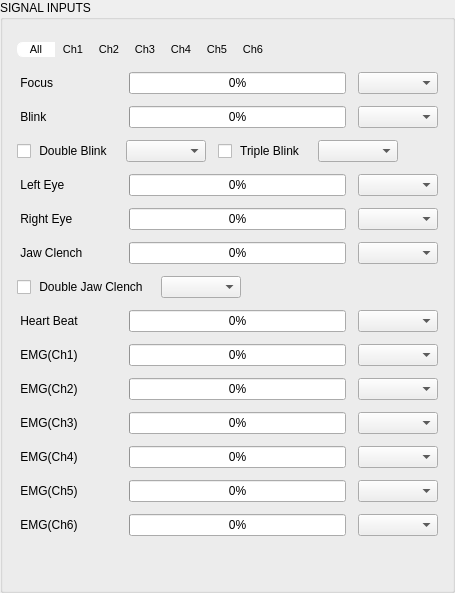
       <widget class="QGroupBox" name="inputsGroup">
        <property name="sizePolicy">
         <sizepolicy hsizetype="Expanding" vsizetype="Expanding">
          <horstretch>1</horstretch>
          <verstretch>0</verstretch>
         </sizepolicy>
        </property>
        <property name="title">
         <string>SIGNAL INPUTS</string>
        </property>
        <layout class="QVBoxLayout" name="inputsVLayout">
         <property name="spacing">
          <number>12</number>
         </property>
         <property name="leftMargin">
          <number>14</number>
         </property>
         <property name="topMargin">
          <number>20</number>
         </property>
         <property name="rightMargin">
          <number>14</number>
         </property>
         <property name="bottomMargin">
          <number>14</number>
         </property>
         <item>
          <layout class="QHBoxLayout" name="selRowInput">
           <property name="spacing">
            <number>0</number>
           </property>
           <item>
            <widget class="QPushButton" name="btnSel_Input_All">
             <property name="styleSheet">
              <string notr="true">QPushButton{border-right:none;border-top-left-radius:6px;border-bottom-left-radius:6px;border-top-right-radius:0;border-bottom-right-radius:0;min-width:36px;font-size:11px;}QPushButton:checked{background-color:#ffffff;color:#000000;border:1px solid #ffffff;}QPushButton:checked:disabled{background-color:#0d0d0d;color:#333333;border:1px solid #1e1e1e;}</string>
             </property>
             <property name="text">
              <string>All</string>
             </property>
             <property name="checkable">
              <bool>true</bool>
             </property>
             <property name="checked">
              <bool>true</bool>
             </property>
            </widget>
           </item>
           <item>
            <widget class="QPushButton" name="btnSel_Input_Ch1">
             <property name="styleSheet">
              <string notr="true">QPushButton{border-left:none;border-right:none;border-radius:0;min-width:36px;font-size:11px;}QPushButton:checked{background-color:#ffffff;color:#000000;border:1px solid #ffffff;}QPushButton:checked:disabled{background-color:#0d0d0d;color:#333333;border:1px solid #1e1e1e;}</string>
             </property>
             <property name="text">
              <string>Ch1</string>
             </property>
             <property name="checkable">
              <bool>true</bool>
             </property>
            </widget>
           </item>
           <item>
            <widget class="QPushButton" name="btnSel_Input_Ch2">
             <property name="styleSheet">
              <string notr="true">QPushButton{border-left:none;border-right:none;border-radius:0;min-width:36px;font-size:11px;}QPushButton:checked{background-color:#ffffff;color:#000000;border:1px solid #ffffff;}QPushButton:checked:disabled{background-color:#0d0d0d;color:#333333;border:1px solid #1e1e1e;}</string>
             </property>
             <property name="text">
              <string>Ch2</string>
             </property>
             <property name="checkable">
              <bool>true</bool>
             </property>
            </widget>
           </item>
           <item>
            <widget class="QPushButton" name="btnSel_Input_Ch3">
             <property name="styleSheet">
              <string notr="true">QPushButton{border-left:none;border-right:none;border-radius:0;min-width:36px;font-size:11px;}QPushButton:checked{background-color:#ffffff;color:#000000;border:1px solid #ffffff;}QPushButton:checked:disabled{background-color:#0d0d0d;color:#333333;border:1px solid #1e1e1e;}</string>
             </property>
             <property name="text">
              <string>Ch3</string>
             </property>
             <property name="checkable">
              <bool>true</bool>
             </property>
            </widget>
           </item>
           <item>
            <widget class="QPushButton" name="btnSel_Input_Ch4">
             <property name="styleSheet">
              <string notr="true">QPushButton{border-left:none;border-right:none;border-radius:0;min-width:36px;font-size:11px;}QPushButton:checked{background-color:#ffffff;color:#000000;border:1px solid #ffffff;}QPushButton:checked:disabled{background-color:#0d0d0d;color:#333333;border:1px solid #1e1e1e;}</string>
             </property>
             <property name="text">
              <string>Ch4</string>
             </property>
             <property name="checkable">
              <bool>true</bool>
             </property>
            </widget>
           </item>
           <item>
            <widget class="QPushButton" name="btnSel_Input_Ch5">
             <property name="styleSheet">
              <string notr="true">QPushButton{border-left:none;border-right:none;border-radius:0;min-width:36px;font-size:11px;}QPushButton:checked{background-color:#ffffff;color:#000000;border:1px solid #ffffff;}QPushButton:checked:disabled{background-color:#0d0d0d;color:#333333;border:1px solid #1e1e1e;}</string>
             </property>
             <property name="text">
              <string>Ch5</string>
             </property>
             <property name="checkable">
              <bool>true</bool>
             </property>
            </widget>
           </item>
           <item>
            <widget class="QPushButton" name="btnSel_Input_Ch6">
             <property name="styleSheet">
              <string notr="true">QPushButton{border-left:none;border-top-left-radius:0;border-bottom-left-radius:0;border-top-right-radius:6px;border-bottom-right-radius:6px;min-width:36px;font-size:11px;}QPushButton:checked{background-color:#ffffff;color:#000000;border:1px solid #ffffff;}QPushButton:checked:disabled{background-color:#0d0d0d;color:#333333;border:1px solid #1e1e1e;}</string>
             </property>
             <property name="text">
              <string>Ch6</string>
             </property>
             <property name="checkable">
              <bool>true</bool>
             </property>
            </widget>
           </item>
           <item>
            <spacer name="spacerSelInput">
             <property name="orientation">
              <enum>Qt::Orientation::Horizontal</enum>
             </property>
             <property name="sizeHint" stdset="0">
              <size>
               <width>20</width>
               <height>20</height>
              </size>
             </property>
            </spacer>
           </item>
          </layout>
         </item>
         <item>
          <layout class="QHBoxLayout" name="hLayoutFocus">
           <property name="spacing">
            <number>12</number>
           </property>
           <item>
            <widget class="QLabel" name="lblFocus">
             <property name="minimumSize">
              <size>
               <width>100</width>
               <height>0</height>
              </size>
             </property>
             <property name="text">
              <string> Focus</string>
             </property>
            </widget>
           </item>
           <item>
            <widget class="QProgressBar" name="pbFocus">
             <property name="value">
              <number>0</number>
             </property>
            </widget>
           </item>
           <item>
            <widget class="QComboBox" name="cmbFocus">
             <property name="minimumSize">
              <size>
               <width>80</width>
               <height>0</height>
              </size>
             </property>
            </widget>
           </item>
          </layout>
         </item>
         <item>
          <layout class="QHBoxLayout" name="hLayoutBlink">
           <property name="spacing">
            <number>12</number>
           </property>
           <item>
            <widget class="QLabel" name="lblBlink">
             <property name="minimumSize">
              <size>
               <width>100</width>
               <height>0</height>
              </size>
             </property>
             <property name="text">
              <string> Blink</string>
             </property>
            </widget>
           </item>
           <item>
            <widget class="QProgressBar" name="pbBlink">
             <property name="value">
              <number>0</number>
             </property>
            </widget>
           </item>
           <item>
            <widget class="QComboBox" name="cmbBlink">
             <property name="minimumSize">
              <size>
               <width>80</width>
               <height>0</height>
              </size>
             </property>
            </widget>
           </item>
          </layout>
          </item>
          <item>
           <layout class="QHBoxLayout" name="hLayoutBlinkSub">
            <property name="spacing">
             <number>12</number>
            </property>
            <item>
             <widget class="QCheckBox" name="grpDoubleBlink">
              <property name="text">
               <string> Double Blink</string>
              </property>
              <property name="checked">
               <bool>false</bool>
              </property>
             </widget>
            </item>
            <item>
             <widget class="QComboBox" name="cmbDoubleBlink">
              <property name="minimumSize">
               <size>
                <width>80</width>
                <height>0</height>
               </size>
              </property>
             </widget>
            </item>
            <item>
             <widget class="QCheckBox" name="grpTripleBlink">
              <property name="text">
               <string> Triple Blink</string>
              </property>
              <property name="checked">
               <bool>false</bool>
              </property>
             </widget>
            </item>
            <item>
             <widget class="QComboBox" name="cmbTripleBlink">
              <property name="minimumSize">
               <size>
                <width>80</width>
                <height>0</height>
               </size>
              </property>
             </widget>
            </item>
            <item>
             <spacer name="spacerBlinkSub">
              <property name="orientation">
               <enum>Qt::Horizontal</enum>
              </property>
              <property name="sizeHint" stdset="0">
               <size>
                <width>40</width>
                <height>20</height>
               </size>
              </property>
             </spacer>
            </item>
           </layout>
          </item>
          <item>
           <layout class="QHBoxLayout" name="hLayoutLeftEye">
           <property name="spacing">
            <number>12</number>
           </property>
           <item>
            <widget class="QLabel" name="lblLeftEye">
             <property name="minimumSize">
              <size>
               <width>100</width>
               <height>0</height>
              </size>
             </property>
             <property name="text">
              <string> Left Eye</string>
             </property>
            </widget>
           </item>
           <item>
            <widget class="QProgressBar" name="pbLeftEye">
             <property name="value">
              <number>0</number>
             </property>
            </widget>
           </item>
           <item>
            <widget class="QComboBox" name="cmbLeftEye">
             <property name="minimumSize">
              <size>
               <width>80</width>
               <height>0</height>
              </size>
             </property>
            </widget>
           </item>
          </layout>
         </item>
         <item>
          <layout class="QHBoxLayout" name="hLayoutRightEye">
           <property name="spacing">
            <number>12</number>
           </property>
           <item>
            <widget class="QLabel" name="lblRightEye">
             <property name="minimumSize">
              <size>
               <width>100</width>
               <height>0</height>
              </size>
             </property>
             <property name="text">
              <string> Right Eye</string>
             </property>
            </widget>
           </item>
           <item>
            <widget class="QProgressBar" name="pbRightEye">
             <property name="value">
              <number>0</number>
             </property>
            </widget>
           </item>
           <item>
            <widget class="QComboBox" name="cmbRightEye">
             <property name="minimumSize">
              <size>
               <width>80</width>
               <height>0</height>
              </size>
             </property>
            </widget>
           </item>
          </layout>
         </item>
         <item>
          <layout class="QHBoxLayout" name="hLayoutJaw">
           <property name="spacing">
            <number>12</number>
           </property>
           <item>
            <widget class="QLabel" name="lblJaw">
             <property name="minimumSize">
              <size>
               <width>100</width>
               <height>0</height>
              </size>
             </property>
             <property name="text">
              <string> Jaw Clench</string>
             </property>
            </widget>
           </item>
           <item>
            <widget class="QProgressBar" name="pbJaw">
             <property name="value">
              <number>0</number>
             </property>
            </widget>
           </item>
           <item>
            <widget class="QComboBox" name="cmbJaw">
             <property name="minimumSize">
              <size>
               <width>80</width>
               <height>0</height>
              </size>
             </property>
            </widget>
           </item>
          </layout>
          </item>
          <item>
           <layout class="QHBoxLayout" name="hLayoutJawSub">
            <property name="spacing">
             <number>12</number>
            </property>
            <item>
             <widget class="QCheckBox" name="grpDoubleJawClench">
              <property name="text">
               <string> Double Jaw Clench</string>
              </property>
              <property name="checked">
               <bool>false</bool>
              </property>
             </widget>
            </item>
            <item>
             <widget class="QComboBox" name="cmbDoubleJawClench">
              <property name="minimumSize">
               <size>
                <width>80</width>
                <height>0</height>
               </size>
              </property>
             </widget>
            </item>
            <item>
             <spacer name="spacerJawSub">
              <property name="orientation">
               <enum>Qt::Horizontal</enum>
              </property>
              <property name="sizeHint" stdset="0">
               <size>
                <width>40</width>
                <height>20</height>
               </size>
              </property>
             </spacer>
            </item>
           </layout>
          </item>
          <item>
           <layout class="QHBoxLayout" name="hLayoutECG">
           <property name="spacing">
            <number>12</number>
           </property>
           <item>
            <widget class="QLabel" name="lblECG">
             <property name="minimumSize">
              <size>
               <width>100</width>
               <height>0</height>
              </size>
             </property>
             <property name="text">
              <string> Heart Beat</string>
             </property>
            </widget>
           </item>
           <item>
            <widget class="QProgressBar" name="pbECG">
             <property name="value">
              <number>0</number>
             </property>
            </widget>
           </item>
           <item>
            <widget class="QComboBox" name="cmbECG">
             <property name="minimumSize">
              <size>
               <width>80</width>
               <height>0</height>
              </size>
             </property>
            </widget>
           </item>
          </layout>
         </item>
         <item>
          <layout class="QHBoxLayout" name="hLayoutEMG1">
           <property name="spacing">
            <number>12</number>
           </property>
           <item>
            <widget class="QLabel" name="lblEMG1">
             <property name="minimumSize">
              <size>
               <width>100</width>
               <height>0</height>
              </size>
             </property>
             <property name="text">
              <string> EMG(Ch1)</string>
             </property>
            </widget>
           </item>
           <item>
            <widget class="QProgressBar" name="pbEMG1">
             <property name="value">
              <number>0</number>
             </property>
            </widget>
           </item>
           <item>
            <widget class="QComboBox" name="cmbEMG1">
             <property name="minimumSize">
              <size>
               <width>80</width>
               <height>0</height>
              </size>
             </property>
            </widget>
           </item>
          </layout>
         </item>
         <item>
          <layout class="QHBoxLayout" name="hLayoutEMG2">
           <property name="spacing">
            <number>12</number>
           </property>
           <item>
            <widget class="QLabel" name="lblEMG2">
             <property name="minimumSize">
              <size>
               <width>100</width>
               <height>0</height>
              </size>
             </property>
             <property name="text">
              <string> EMG(Ch2)</string>
             </property>
            </widget>
           </item>
           <item>
            <widget class="QProgressBar" name="pbEMG2">
             <property name="value">
              <number>0</number>
             </property>
            </widget>
           </item>
           <item>
            <widget class="QComboBox" name="cmbEMG2">
             <property name="minimumSize">
              <size>
               <width>80</width>
               <height>0</height>
              </size>
             </property>
            </widget>
           </item>
          </layout>
         </item>
         <item>
          <layout class="QHBoxLayout" name="hLayoutEMG3">
           <property name="spacing">
            <number>12</number>
           </property>
           <item>
            <widget class="QLabel" name="lblEMG3">
             <property name="minimumSize">
              <size>
               <width>100</width>
               <height>0</height>
              </size>
             </property>
             <property name="text">
              <string> EMG(Ch3)</string>
             </property>
            </widget>
           </item>
           <item>
            <widget class="QProgressBar" name="pbEMG3">
             <property name="value">
              <number>0</number>
             </property>
            </widget>
           </item>
           <item>
            <widget class="QComboBox" name="cmbEMG3">
             <property name="minimumSize">
              <size>
               <width>80</width>
               <height>0</height>
              </size>
             </property>
            </widget>
           </item>
          </layout>
         </item>
         <item>
          <layout class="QHBoxLayout" name="hLayoutEMG4">
           <property name="spacing">
            <number>12</number>
           </property>
           <item>
            <widget class="QLabel" name="lblEMG4">
             <property name="minimumSize">
              <size>
               <width>100</width>
               <height>0</height>
              </size>
             </property>
             <property name="text">
              <string> EMG(Ch4)</string>
             </property>
            </widget>
           </item>
           <item>
            <widget class="QProgressBar" name="pbEMG4">
             <property name="value">
              <number>0</number>
             </property>
            </widget>
           </item>
           <item>
            <widget class="QComboBox" name="cmbEMG4">
             <property name="minimumSize">
              <size>
               <width>80</width>
               <height>0</height>
              </size>
             </property>
            </widget>
           </item>
          </layout>
         </item>
          <item>
           <layout class="QHBoxLayout" name="hLayoutEMG5">
            <property name="spacing">
             <number>12</number>
            </property>
            <item>
             <widget class="QLabel" name="lblEMG5">
              <property name="minimumSize">
               <size>
                <width>100</width>
                <height>0</height>
               </size>
              </property>
              <property name="text">
               <string> EMG(Ch5)</string>
              </property>
             </widget>
            </item>
            <item>
             <widget class="QProgressBar" name="pbEMG5">
              <property name="value">
               <number>0</number>
              </property>
             </widget>
            </item>
            <item>
             <widget class="QComboBox" name="cmbEMG5">
              <property name="minimumSize">
               <size>
                <width>80</width>
                <height>0</height>
               </size>
              </property>
             </widget>
            </item>
           </layout>
          </item>

          <item>
           <layout class="QHBoxLayout" name="hLayoutEMG6">
            <property name="spacing">
             <number>12</number>
            </property>
            <item>
             <widget class="QLabel" name="lblEMG6">
              <property name="minimumSize">
               <size>
                <width>100</width>
                <height>0</height>
               </size>
              </property>
              <property name="text">
               <string> EMG(Ch6)</string>
              </property>
             </widget>
            </item>
            <item>
             <widget class="QProgressBar" name="pbEMG6">
              <property name="value">
               <number>0</number>
              </property>
             </widget>
            </item>
            <item>
             <widget class="QComboBox" name="cmbEMG6">
              <property name="minimumSize">
               <size>
                <width>80</width>
                <height>0</height>
               </size>
              </property>
             </widget>
            </item>
           </layout>
          </item>

         <item>
          <spacer name="inputsSpacer">
           <property name="orientation">
            <enum>Qt::Orientation::Vertical</enum>
           </property>
           <property name="sizeHint" stdset="0">
            <size>
             <width>20</width>
             <height>40</height>
            </size>
           </property>
          </spacer>
         </item>
        </layout>
       </widget>
